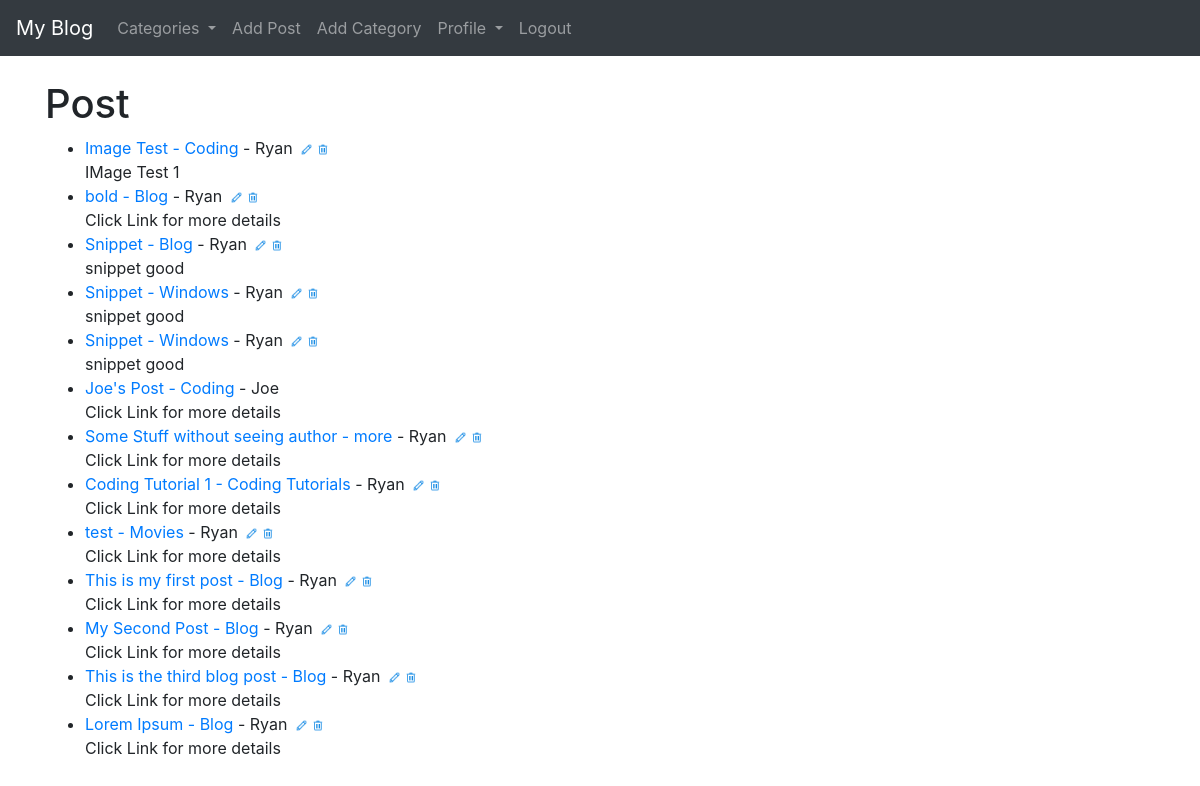
The app's page / (signed in) with its own data.
### theblog/models.py (models this page shows, shortened)
class Post(models.Model):
    title = models.CharField(max_length=255)
    header_image = models.ImageField(null=True, blank=True, upload_to='images/')
    title_tag = models.CharField(max_length=255, default='The Blog - ')
    author = models.ForeignKey(User, on_delete=models.CASCADE)
    body = RichTextField(blank=True, null=True)
    post_date = models.DateField(auto_now_add=True)
    category = models.CharField(max_length=255, default='uncategorized')
    snippet = models.CharField(max_length=255)
    likes = models.ManyToManyField(User, related_name='blog_post')
    dislikes = models.ManyToManyField(User, related_name='blog_post_dislike')

### theblog/views.py (the view)
# urls.py: path('', HomeView.as_view(), name="home"),
class HomeView(ListView):
    model = Post
    template_name = "home.html"
    ordering = ['-post_date']
    def get_context_data(self, *args, **kwargs):
        cat_menu = Category.objects.all()
        context = super(HomeView, self).get_context_data(*args, **kwargs)
        context['cat_menu'] = cat_menu
        return context

### theblog/models.py (called while the page is built)
    def __str__(self):
        return self.name

### theblog/templates/home.html
{% extends 'base.html' %}
{% load static %}
{% block content %}
<h1>Post</h1>
<ul>
    {% for post in object_list %}
        <li><a href="{% url 'article-detail' post.pk %}">{{ post.title }} - <a href="{% url 'category' post.category|slugify %}">{{ post.category }}</a> - {{ post.author.first_name }}</a>
            {% if user.is_authenticated %}
                {% if user.id == post.author.id %}
            <a
                href="{% url 'update_post' post.pk %}"><img src="{% static 'img/edit_32px.png' %}" alt="" class="edit"></a><a
                href="{% url 'delete_post' post.pk %}"><img src="{% static 'img/trash_32px.png' %}" alt="" class="edit"></a>
            {% endif %}
            {% endif %}<br>
        {{ post.snippet }}</li>
    {% endfor %}
</ul>
{% endblock %}

### static/css/styles.css (style rules this page uses)
.edit { height: 13px; padding-left: 3px; }

### records on screen
Post: title "Image Test", category "Coding", author.first_name "Ryan", snippet "IMage Test 1"
Post: title "bold", category "Blog", author.first_name "Ryan", snippet "Click Link for more details"
Post: title "Snippet", category "Blog", author.first_name "Ryan", snippet "snippet good"
Post: title "Snippet", category "Windows", author.first_name "Ryan", snippet "snippet good"
Post: title "Snippet", category "Windows", author.first_name "Ryan", snippet "snippet good"
Post: title "Joe's Post", category "Coding", author.first_name "Joe", snippet "Click Link for more details"
Post: title "Some Stuff without seeing author", category "more", author.first_name "Ryan", snippet "Click Link for more details"
Post: title "Coding Tutorial 1", category "Coding Tutorials", author.first_name "Ryan", snippet "Click Link for more details"
Post: title "test", category "Movies", author.first_name "Ryan", snippet "Click Link for more details"
Post: title "This is my first post", category "Blog", author.first_name "Ryan", snippet "Click Link for more details"
Post: title "My Second Post", category "Blog", author.first_name "Ryan", snippet "Click Link for more details"
Post: title "This is the third blog post", category "Blog", author.first_name "Ryan", snippet "Click Link for more details"
Post: title "Lorem Ipsum", category "Blog", author.first_name "Ryan", snippet "Click Link for more details"
